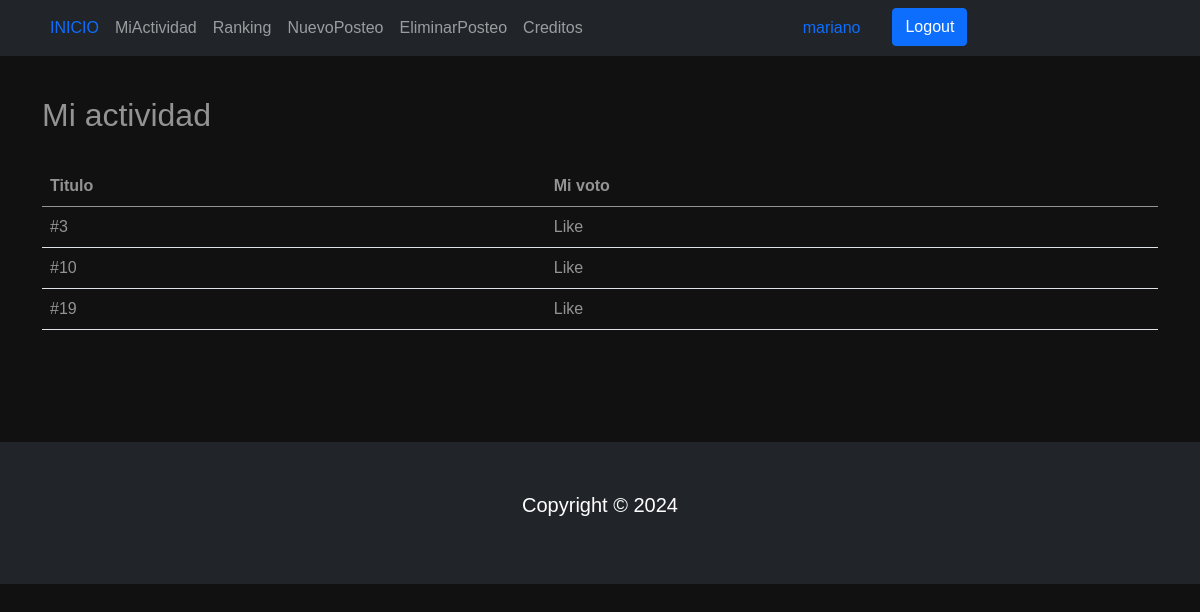
The app's page /misInteracciones/ (signed in) with its own data.
### AppBlog/models.py (models this page shows, shortened)
class Favoritos(models.Model):
    LIKE = 'LIKE'
    DISLIKE = 'DISLIKE'
    INTERACTION_CHOICES = [
        (LIKE, _('Like')),
        (DISLIKE, _('Dislike')),
    ]
    user = models.ForeignKey(User, on_delete=models.CASCADE)
    posteo = models.ForeignKey(Post, on_delete=models.CASCADE)
    interaction = models.CharField(_('Interaction'), max_length=7, choices=INTERACTION_CHOICES)
    class Meta:
        unique_together = ('user', 'posteo', 'interaction')
        verbose_name = _('Favoritos')
        verbose_name_plural = _('Favoritos')

class Post(models.Model):
    title = models.CharField(max_length=200)
    description = models.TextField()
    created_at = models.DateTimeField(auto_now_add=True)
    updated_at = models.DateTimeField(auto_now=True)
    imagen = models.ImageField(null=True, blank=True, upload_to="imagenes/")

### AppBlog/views.py (the view)
# urls.py: path('misInteracciones/', user_interactions, name='user_interactions'),
@login_required
def user_interactions(request):
    favoritos = Favoritos.objects.filter(user=request.user).select_related('posteo')
    context = {
        'favoritos': favoritos
    }
    return render(request, 'user_interactions.html', context)

### AppBlog/templates/user_interactions.html
{% extends 'home.html' %} {% load static %} {% block content %}
<br />
<br />
<div class="container mt-5">
  <h1>Mi actividad</h1>
  <br />
  <table class="table">
    <thead>
      <tr>
        <th>Titulo</th>
        <th>Mi voto</th>
      </tr>
    </thead>
    <tbody>
      {% for favorito in favoritos %}
      <tr>
        <td>{{ favorito.posteo.title }}</td>
        <td>{{ favorito.get_interaction_display }}</td>
      </tr>
      {% endfor %}
    </tbody>
  </table>
</div>
<br />
<br />
<br />
<br />
{% endblock %}

### AppBlog/templates/navbar.html (shortened to what this page needs)
<nav class="navbar navbar-expand-sm bg-dark navbar-dark py-2 fixed-top">
  <div class="container">
    <div class="collapse navbar-collapse" id="navmenu">
      <ul class="navbar-nav mr-auto">
        <li class="nav-item">
          <a class="nav-link" href="{% url 'home' %}"
            ><span class="text-primary">INICIO</span></a
          >
        </li>
        {% if request.user.is_authenticated %}
        <li class="nav-item">
          <a class="nav-link" href="{% url 'user_interactions' %}"
            >MiActividad</a
          >
        </li>
        {% endif %}
        {% if request.user.is_staff %}
        <li class="nav-item">
          <a class="nav-link" href="{% url 'posteo_estadisticas' %}">Ranking</a>
        </li>
        <li class="nav-item">
          <a class="nav-link" href="{% url 'nuevo_posteo' %}">NuevoPosteo</a>
        </li>
        <li class="nav-item">
          <a class="nav-link" href="{% url 'lista_posteos' %}"
            >EliminarPosteo</a
          >
        </li>
        {% endif %}
        <li class="nav-item">
          <a class="nav-link" href="{% url 'acerca_de_mi' %}">Creditos</a>
        </li>
        <div class="container"></div>
        <div class="container"></div>
        <div class="container"></div>
        <div class="container"></div>
        <div class="container"></div>
        <div class="container"></div>
        <div class="container"></div>
        <div class="container"></div>
        {% if request.user.is_authenticated %}
        <div class="container">
          <li class="nav-item">
            <a class="nav-link" href="{% url 'editar_perfil' %}"
              ><span class="text-primary"
                >{{ request.user.username }}</span
              ></a
            >
          </li>
        </div>
        <div class="container">
          <li class="nav-item">
            <form method="post" action="{% url 'logout' %}">
              <button type="submit" class="btn btn-primary text-center">
                Logout
              </button>
            </form>
          </li>
        </div>
        {% endif %}
      </ul>
    </div>
  </div>
</nav>

### AppBlog/static/css/estilos.css (style rules this page uses)
* { margin: 0; padding: 0; box-sizing: border-box; }
body { font-family: 'Montserrat', sans-serif; background: #111; color: #1d1d1d; }
nav ul li a { border: none; }
th { color: rgba(255, 255, 255, .55); }
tr { color: rgba(255, 255, 255, .55); }
h1 { color: rgba(255, 255, 255, .55); font-size: 2rem; font-weight: 500; line-height: 1.2; margin-bottom: 0.5rem; margin-top: 0; }

### records on screen
Favoritos: posteo "#3", interaction "Like"
Favoritos: posteo "#10", interaction "Like"
Favoritos: posteo "#19", interaction "Like"

### other values on screen
{{ request.user.username }} "mariano"
